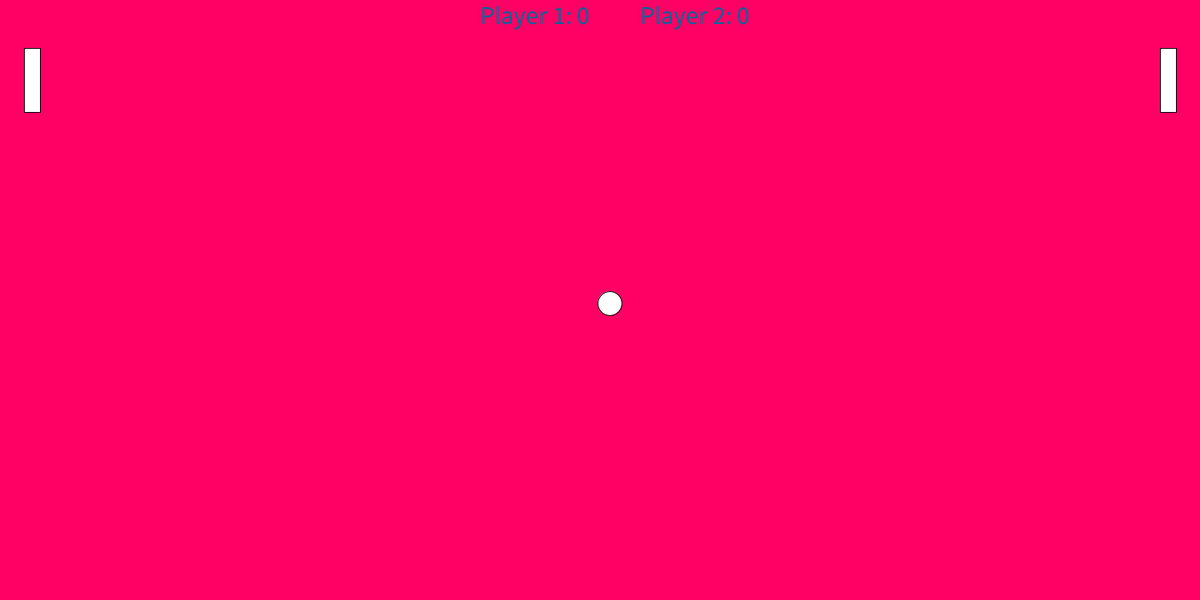
Frame 1 (no input)
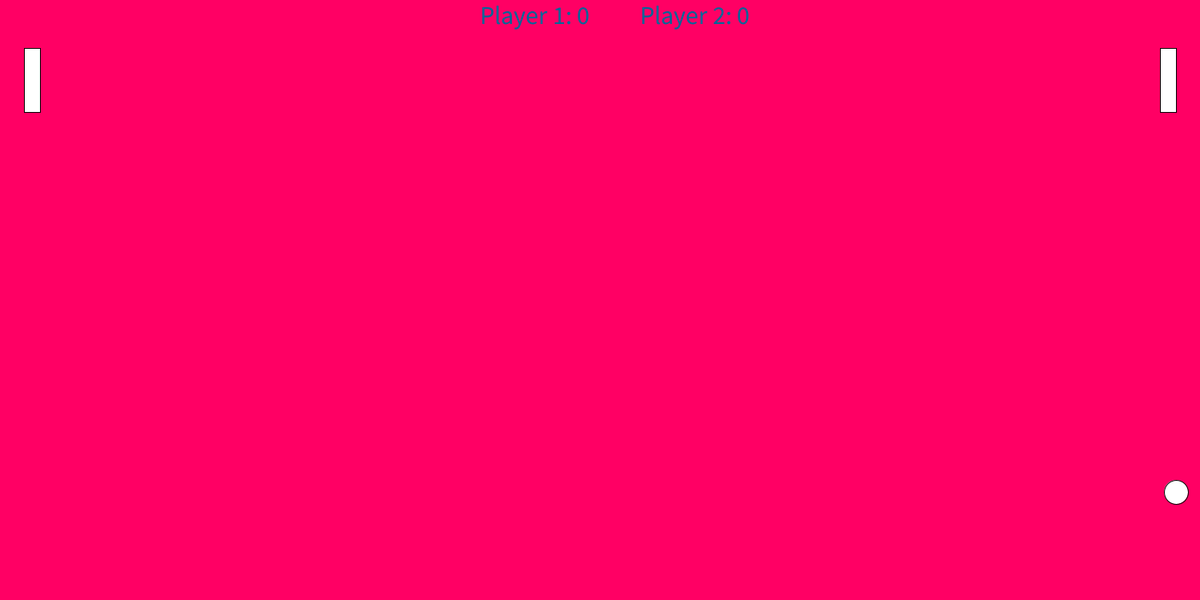
Frame 60 (the mouse pressed at the canvas centre just before this capture)
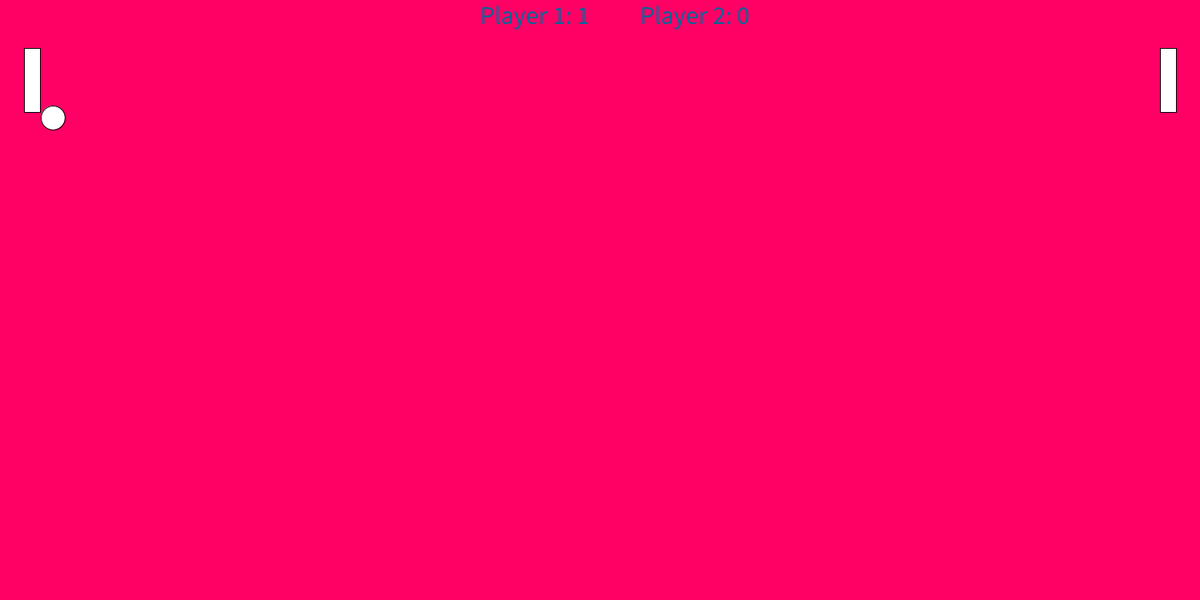
Frame 120 (the mouse held since frame 60 and released just before this capture)

The Processing sketch that drew these frames (run headless with seeded random() and noise(); from frame 60 on, the mouse is pressed at the canvas centre):

// Processing sketch: Pong
// ── Pong.pde
PVector P0;
PVector R;
float Player1Y = 60; 
float Player2Y = 60;
int Player1S = 0;
int Player2S = 0;
Boolean player1_up = false;
Boolean player1_down = false;
Boolean player2_up = false;
Boolean player2_down = false;

void setup () {
  size(1500, 750);
  P0 = new PVector(750, 375);
  R = new PVector(12, 4);
}
void draw () {
  players();
  P0.add(R);
  background(255, 0, 100);
  fill(255, 255, 255); //Color of players and ball
  ellipse (P0.x, P0.y, 30, 30); //Ball
  rect(1450, Player1Y, 20, 80); //Player1 
  rect(30, Player2Y, 20, 80); //Player2
    
  if(P0.y >= 750) {
    R.y = -1*R.y;
  }
  
    if(P0.y <= 0) {
    R.y = -1*R.y;
  }
  
  if(P0.x < 60 && P0.y > Player2Y && P0.y < Player2Y + 80) { //Player2
    R.x = -1*R.x;
  } 
  
    if(P0.x > 1450 && P0.y > Player1Y && P0.y < Player1Y + 80) { //Player1
    R.x = -1*R.x;
  }
  //Checks if the 
  if(Player1Y <= 0){
    Player1Y = 0;
  }
  if(Player1Y >= 669){
      Player1Y = 669;
  }
  if(Player2Y <= 0){
    Player2Y = 0;
  }
  if(Player2Y >= 669){
      Player2Y = 669;
  }
  Score();
}

void players() { //Controller for the players
    if(player1_up == true){
      Player1Y -= 10;
    }
    if(player1_down == true){
      Player1Y += 10;
    }
     if(player2_up == true){
      Player2Y -= 10;
    }
    if(player2_down == true){
      Player2Y += 10;
    }
  }


void Score() {
  textSize(32);
  fill(0, 102, 153);
  text("Player 1: " + Player1S, 600, 30); 
  text("Player 2: " + Player2S, 800, 30); 
    if(P0.x <= 0){ //If player 2 scores
      Player2S += 1;
        P0 = new PVector(750, 375);
        R = new PVector(12, 4);
    }
    if(P0.x >= 1500){ //If player 1 scores
      Player1S += 1;
        P0 = new PVector(750, 375);
        R = new PVector(-12, -4);
    }
}

void keyPressed() {
    if (keyCode == UP)
        player1_up = true;
    else if (keyCode == DOWN)
        player1_down = true;
    if (key == 'w' || key == 'W')
        player2_up = true;
    else if (key == 's' || key == 'S')
        player2_down = true;
}

void keyReleased() {
    if (keyCode == UP)
        player1_up = false;
    else if (keyCode == DOWN)
        player1_down = false;
    if (key == 'w' || key == 'W')
        player2_up = false;
    else if (key == 's' || key == 'S')
        player2_down = false;
}
